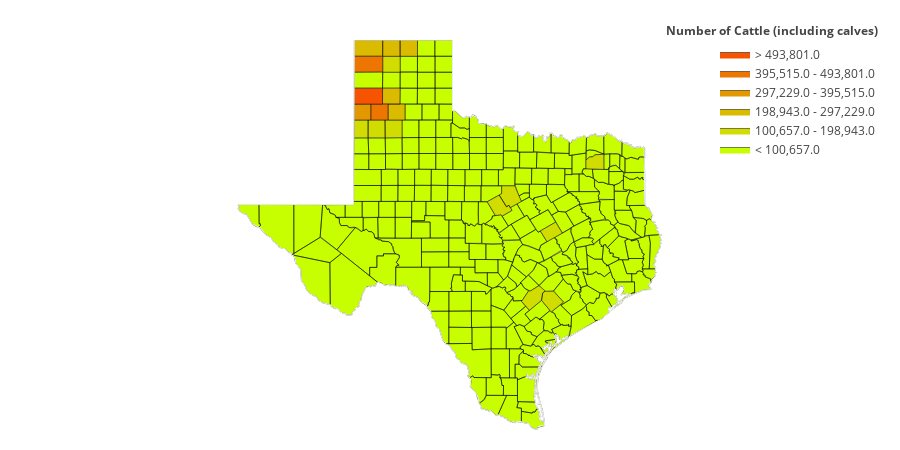

The notebook cell this image was saved under:
### Markdown cell above
Compare this to our previous cloropleth for number of cattle:

### Code cell
fig.show()
